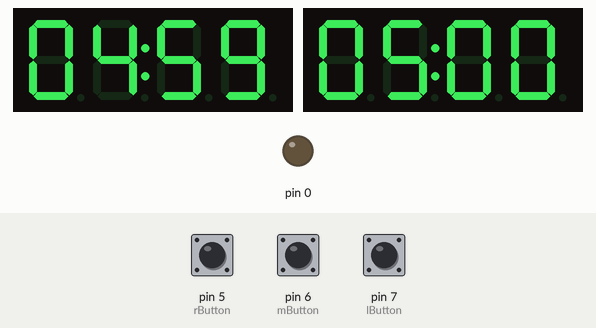
Recording of a sketch running on a simulated Arduino Uno, built with avr-gcc and run on an emulated ATmega328P. Parts: 2 × 4-digit seven-segment display, output pins drawn as LEDs (lit = HIGH). The test bench sets the inputs (shaded band); at power-on: pin 5 (rButton) HIGH, pin 6 (mButton) HIGH, pin 7 (lButton) HIGH.

Above: at 4.5 s.
4.6 s: pin 5 (rButton) pulled LOW for 1 s
At 8.0 s:
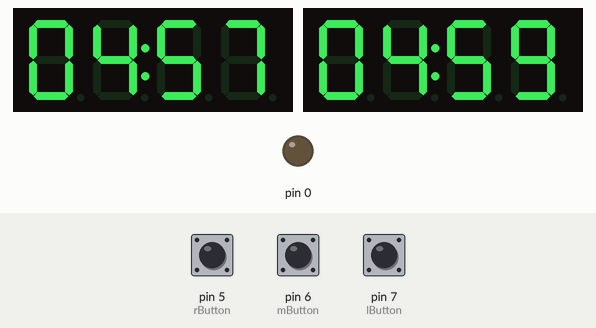
8.1 s: pin 5 (rButton) pulled LOW for 3.2 s
At 12.0 s:
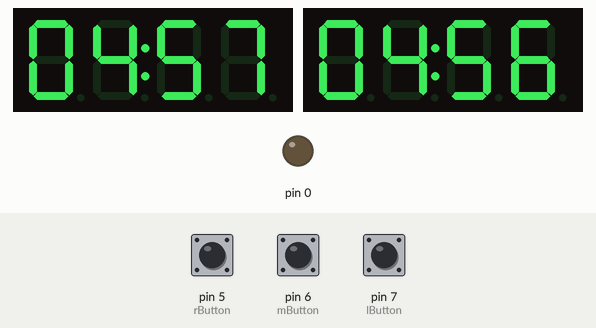
Timing chart, 0 to 13.5 s (numbered marks = the images above; inputs shaded):
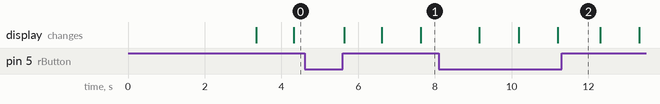

The sketch:

CHESS_CLOCK_FULLY_COMPLETED.ino
```cpp
#include "TM1637Display.h"

#define CLK1 12   // Pin connected to CLK on the module
#define DIO1 11   // Pin connected to DIO on the module

#define DIO2 10   // DIO on second module. In this case, the clock can be shared

// For reference...
// void showNumberDecEx(int num, uint8_t dots = 0, bool leading_zero = false, uint8_t length = 4, uint8_t pos = 0);
// void setSegments(const uint8_t segments[], uint8_t length = 4, uint8_t pos = 0);

const int brightness = 0; // Brightness value, although still a bit wonky when tested

const int rButton = 5;
const int mButton = 6;
const int lButton = 7;

const int RESET;

const uint8_t SEG_P = 0b01110011; // uint8_t => unsigned 8-bit integer and is synonomous with Arduino keyword BYTE (could use hex, but more readeable this way in this case)
const uint8_t SEG_1 = 0b00110000;
const uint8_t SEG_2 = 0b01011011;
const uint8_t SEG_BLANK = 0b00000000;
const uint8_t SEG_COLON = 0b01000000;

uint8_t SEG_P1[4] = {SEG_P, SEG_1, SEG_BLANK, SEG_BLANK};
uint8_t SEG_P2[4] = {SEG_P, SEG_2, SEG_BLANK, SEG_BLANK};

struct Player{
  bool myTurn;
  int timeRemaining;
  unsigned long previousTimeStop;
  int mins, secs;

  Player();

  int updatedTime();
  void initiateTime(int totalTime);

};

Player PlayerL;
Player PlayerR;

// TODO: Check Displays/Players/Buttons are all correctly matching
TM1637Display DisplayL(CLK1, DIO1); // Classes initiated for each individual display
TM1637Display DisplayR(CLK1, DIO2);

int timeSetting(void);
void chooseWhiteBlack(void);

void setup() {
  DisplayL.setBrightness(brightness);
  DisplayR.setBrightness(brightness);

  pinMode(rButton, INPUT_PULLUP);
  pinMode(lButton, INPUT_PULLUP);
  pinMode(mButton, INPUT_PULLUP);
  pinMode(RESET, OUTPUT);

  int totalTime = timeSetting(); // function call to retrieve timesetting for each chess clock (in seconds)
  PlayerL.initiateTime(totalTime);
  PlayerR.initiateTime(totalTime);

  chooseWhiteBlack();
}

void loop() {
  DisplayL.showNumberDecEx(PlayerL.updatedTime(), SEG_COLON, true);
  DisplayR.showNumberDecEx(PlayerR.updatedTime(), SEG_COLON, true);

  if(digitalRead(lButton)){
    PlayerL.myTurn = false;
    PlayerR.myTurn = true;
  }
  if(digitalRead(rButton)){
    PlayerR.myTurn = false;
    PlayerL.myTurn = true;
  }

  if(PlayerL.timeRemaining <= 0 || PlayerR.timeRemaining <= 0){  // Conditional statement in the event that the a player loses by time
    if(PlayerL.timeRemaining <= 0){
      PlayerL.secs = 0;
    }
    else{
      PlayerR.secs = 0;
    }
    while(true){
      DisplayL.showNumberDecEx(PlayerL.mins + PlayerL.secs, SEG_COLON, true);
      DisplayR.showNumberDecEx(PlayerR.mins + PlayerR.secs, SEG_COLON, true);
    }
  }
  // TODO: Write condition and behaviour for end of the game (either within class or in loop() function (leaning with class))
  // TODO: Lookup and implement restart function with button or something
}

/*
  Time setup initializes the amount of minutes the game wants in total(1 - 10 but can be changed easily).
  It does this by pressing the buttons and increasing or decreasing the number shown on the display.
  When the middle button is pressed, the number is returned and the game starts shortly.
*/
int timeSetting(void){
  int numDisplayed = 5; // starts the clock in the middle, but can be changed
  while(!digitalRead(mButton)){
    DisplayL.showNumberDecEx(numDisplayed*100, 0X40, true, 4);  // 0X40 is hex to keep the colons on. Trailing 0's is 'true'. 4 is the total amount of digits in the code
    DisplayR.showNumberDecEx(numDisplayed*100, 0X40, true, 4);

    if(digitalRead(lButton) == HIGH && numDisplayed > 1){   // Limits to min of 1
      delay(150);
      numDisplayed--;
    }
    if(digitalRead(rButton) == HIGH && numDisplayed < 10){  // Limits to max of 10
      delay(150);
      numDisplayed++;
    }
  }
  return numDisplayed * 60; // returns back minutes in seconds
}

/*
  This function allows the user to choose what side of the clock will be white and the other black and soon after starts the game through countdown.
  In this case, white and black is subjective to the orientation of the clock relative to the board, so left and right are used instead

  This works using a while loop and waiting for mid button to be pressed. Until then, left and right button can be used to indicate who "P1" and "P2" are.
  Afterwards, clock countdowns final seconds before clock runs into the loop() function outside of the setup() function where it is called
*/
void chooseWhiteBlack(void){
  PlayerL.myTurn = true;  // defaults left as 'P1'
  PlayerR.myTurn = false;
  delay(250);
  while(!digitalRead(mButton)){

    if(PlayerL.myTurn){
      DisplayL.setSegments(SEG_P1);
      DisplayR.setSegments(SEG_P2);
    }
    else{
      DisplayL.setSegments(SEG_P2);
      DisplayR.setSegments(SEG_P1);
    }

    if(digitalRead(lButton)){ // sets left as White
      PlayerL.myTurn = true;
      PlayerR.myTurn = false;
    }
    if(digitalRead(rButton)){ // sets right as White
      PlayerL.myTurn = false;
      PlayerR.myTurn = true;
    }
  }

  for(int i = 3; i > 0; i--){ // all this just to make it blink(bruh smh)
    int tempNumShown = i*1000 + i*100 + i*10 + i;
    int timeStamp = millis(); // used millis() instead of seconds() to get better timing flexibility
    while((millis() - timeStamp) < 1000){ // works as a delay but without actually calling delay to avoid blanks on displays
      DisplayL.showNumberDec(tempNumShown);
      DisplayR.showNumberDec(tempNumShown);
    }
  }
  PlayerL.previousTimeStop = PlayerR.previousTimeStop = millis();
  // TODO: check if PreviousTimeStop is working effectively
}

// ***************************************** Player Struct Implementation ****************************************
Player::Player(){
  myTurn = true;
  timeRemaining = previousTimeStop = 0;
  mins = secs = 0;
}

int Player::updatedTime(){  // This updates the time to be displayed
  if(myTurn == true){
    timeRemaining = timeRemaining - ((millis() - previousTimeStop)/1000);
    mins = (timeRemaining / 60) * 100; // This will cover both minutes places on its respectibe spot on the display
    secs = timeRemaining % 60;
    if((millis()-previousTimeStop) >= 1000){ // This resets previous time spot every second
      previousTimeStop = millis();
    }
  }
  else{
    previousTimeStop = millis();
  }
  return(mins + secs);  // Full number to print on the display
}

void Player::initiateTime(int totalTime){ // This method allows time settings to be fully instatiated
  timeRemaining = totalTime;
  mins = (timeRemaining / 60) * 100;
  secs = timeRemaining % 60;
}
```
